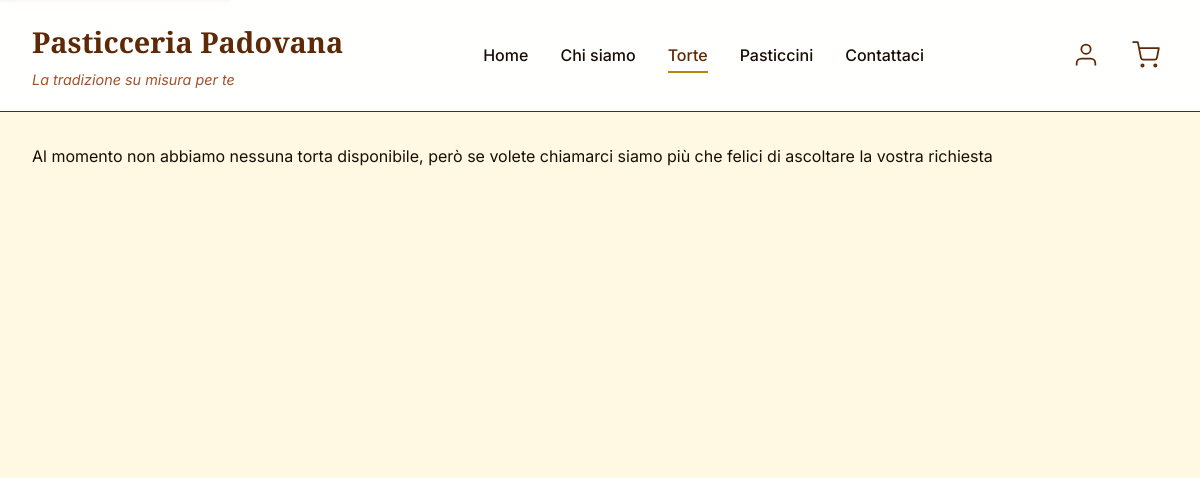
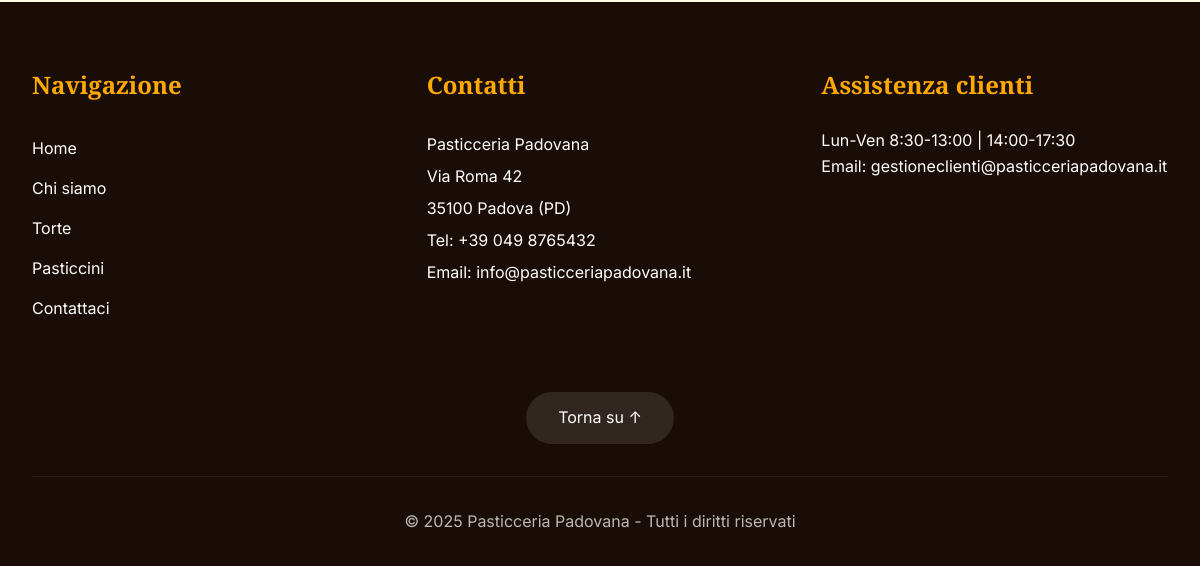
/torte, run on an earlier commit of the app's database (2 pictures, top to bottom).
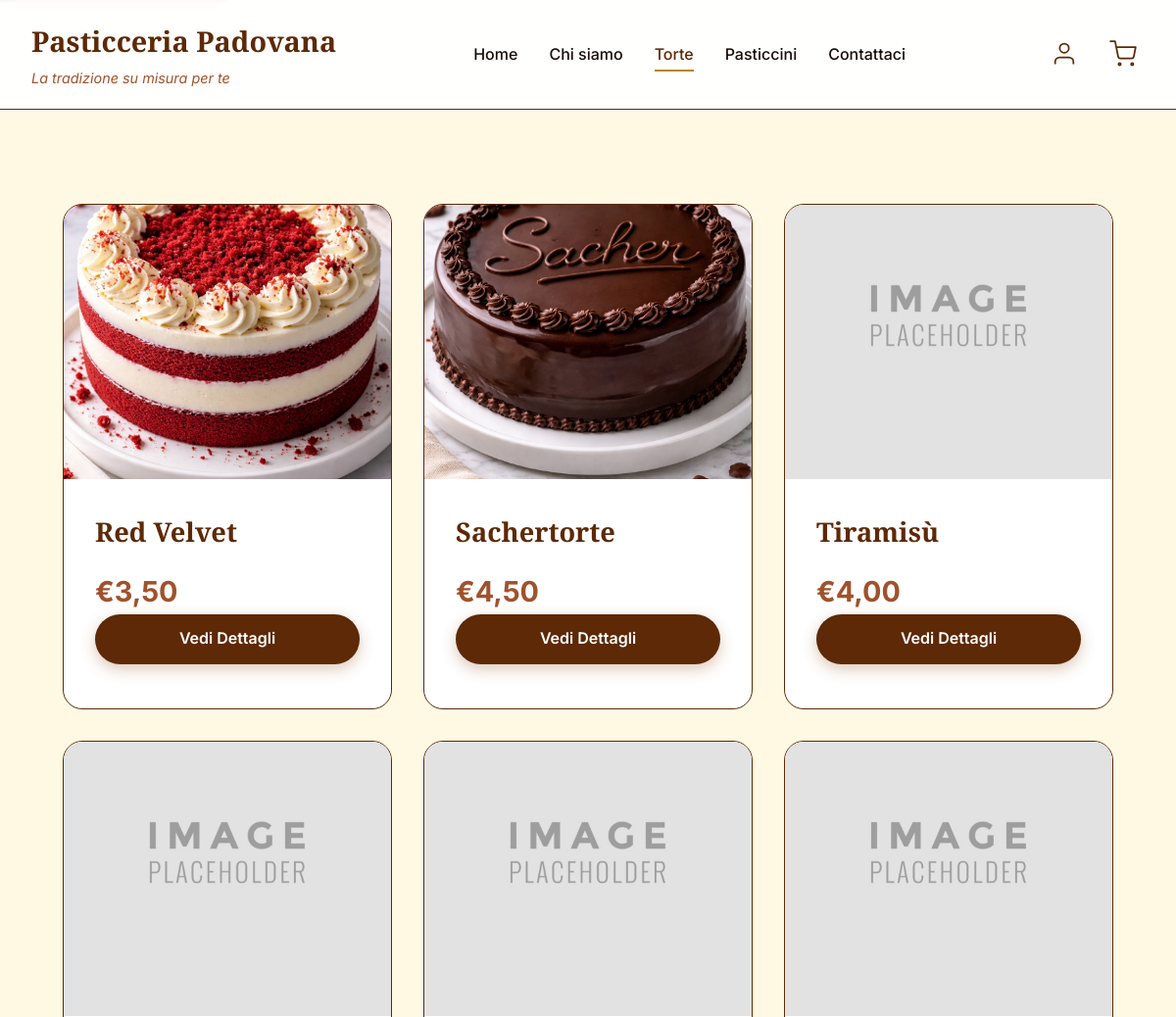
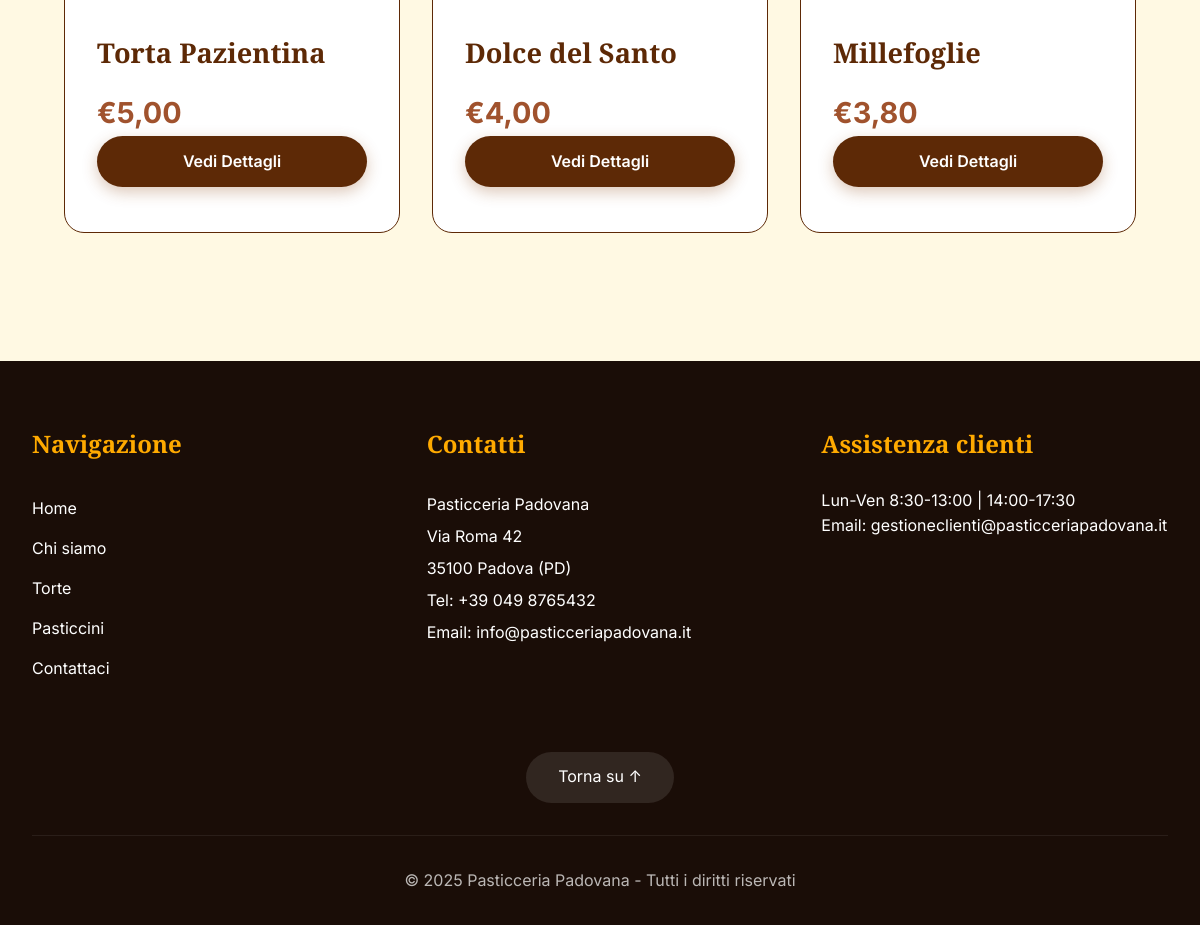
And on a later commit of the database (2 pictures, top to bottom).
### tables this page shows
CREATE TABLE item (
  id int NOT NULL AUTO_INCREMENT,
  tipo ENUM('torta', 'pasticcino') NOT NULL,     
  nome varchar(30) NOT NULL,
  descrizione varchar(1024),
  prezzo DECIMAL(10,2) NOT NULL,  
  immagine varchar(255),
  testo_alternativo varchar(255),
  attivo boolean NOT NULL DEFAULT TRUE,
  PRIMARY KEY(id)
);

### site/php/dbConnection.php (called while the page is built, shortened)
<?php
class DBAccess{
    private $connection;
    public function openDBConnection(){
        try {
            $host = getenv('MYSQLHOST')     ?: (defined('DB_HOST')     ? DB_HOST     : null);
            $user = getenv('MYSQLUSER')     ?: (defined('DB_USER')     ? DB_USER     : null);
            $pass = getenv('MYSQLPASSWORD') ?: (defined('DB_PASSWORD') ? DB_PASSWORD : null);
            $db   = getenv('MYSQLDATABASE') ?: (defined('DB_NAME')     ? DB_NAME     : null);
            $port = getenv('MYSQLPORT')     ?: (defined('DB_PORT')     ? DB_PORT     : 3306);
            $this->connection = mysqli_connect($host, $user, $pass, $db, (int)$port);
            $this->connection->set_charset("utf8mb4");
            return true;
        } catch (mysqli_sql_exception $e) {
            return false;
        }
    }
    public function getListOfActiveItems($tipo){
        $querySelect = "SELECT id, nome, prezzo, descrizione, immagine, testo_alternativo FROM item WHERE tipo=? AND attivo=TRUE";
        $stmt = mysqli_prepare($this->connection, $querySelect);
        mysqli_stmt_bind_param($stmt, "s", $tipo);
        mysqli_stmt_execute($stmt);
        $queryResult = mysqli_stmt_get_result($stmt);
        $itemsArray = array();
        if (mysqli_num_rows($queryResult) > 0){
            while ($row = mysqli_fetch_assoc($queryResult)){
                array_push($itemsArray, $row);
            }
            return $itemsArray;
        }
    }
}
?>

### site/php/torte-pasticcini.php (the view, shortened to what this page needs)
<?php
require_once "dbConnection.php";
$paginaHTML = file_get_contents( __DIR__ .'/../html/torte-pasticcini.html');
$db = new DBAccess();
$connessione = $db->openDBConnection();
$listaItem= "";
$tipo="";
$titolo="";
$LinkPagina="";
$NessunaDisponibilità="";
if ($page === 'torte'){
    $NessunaDisponibilità="nessuna torta disponibile";
	$tipo="torta";
    $titolo="Le nostre torte";
	$LinkPagina="<li id='currentLink'>Torte</li><li><a href=\"pasticcini\">Pasticcini</a></li>";
}else if ($page === 'pasticcini'){
	$tipo="pasticcino";
	$NessunaDisponibilità="nessun pasticcino disponibile";
    $titolo="I nostri pasticcini";
    $LinkPagina="<li><a href=\"torte\">Torte</a></li><li id='currentLink'>Pasticcini</li>";
}
if($connessione && empty($listaItem)){
    $Items = $db->getListOfActiveItems($tipo);
    if (!empty($Items)){
        $listaItem .= '<ul id="grigliaTorte" class="contenuto">';
        foreach($Items as $Item){
            $imgSrc = !empty($Item['immagine']) ? "site/img/" . $Item['immagine'] : "site/img/placeholder.jpeg";
            $altText = !empty($Item['testo_alternativo']) ? $Item['testo_alternativo'] : "Immagine non disponibile";
            $listaItem .="<li> <article class=\"cardTorta\">
                <a href=\"dettagli?ID=".urlencode($Item['id'])."\" style=\"text-decoration:none; color:inherit;\">
                   <img src=\"" . htmlspecialchars($imgSrc)
                   . "\" alt=\"" . htmlspecialchars($altText) . "\">
                    <div class=\"infoTorta\">
                        <h2>".htmlspecialchars($Item['nome'])."</h2>
                        <span class=\"prezzoTorta\">€".number_format($Item['prezzo'], 2, ',', '.')."</span>
                        <a class=\"pulsanteGenerico\">Vedi Dettagli</a>
                    </div>
                </a>
             </article> </li>";
        }
        $listaItem .= '</ul>';
    }else{
        $listaItem ="<p class='contenuto'>Al momento non abbiamo $NessunaDisponibilità, però se volete chiamarci siamo più che felici di ascoltare la vostra richiesta</p>";
    }
} else {
    http_response_code(500);
    include __DIR__ . '/500.php';
    exit;
}
$paginaHTML = str_replace("[grigliaItems]", $listaItem, $paginaHTML);
$paginaHTML = str_replace("[LinkPagina]", $LinkPagina, $paginaHTML);
$paginaHTML = str_replace("[titolo]", $titolo, $paginaHTML);
echo $paginaHTML;
?>

What changed in the data, as far as the page shows it:
now on this page (row edited): item: immagine (picture), nome "Red Velvet", prezzo "3,50"
now on this page (row edited): item: immagine (picture), nome "Sachertorte", prezzo "4,50"
now on this page (row edited): item: nome "Tiramisù", prezzo "4,00"
added item: nome "Torta Pazientina", prezzo "5,00"
added item: nome "Dolce del Santo", prezzo "4,00"
added item: nome "Millefoglie", prezzo "3,80"
Also different on the page:
$NessunaDisponibilità: "nessuna torta disponibile" → (not shown)
text no longer shown: "Al momento non abbiamo , però se volete chiamarci siamo più che felici di ascoltare la vostra richiesta"
